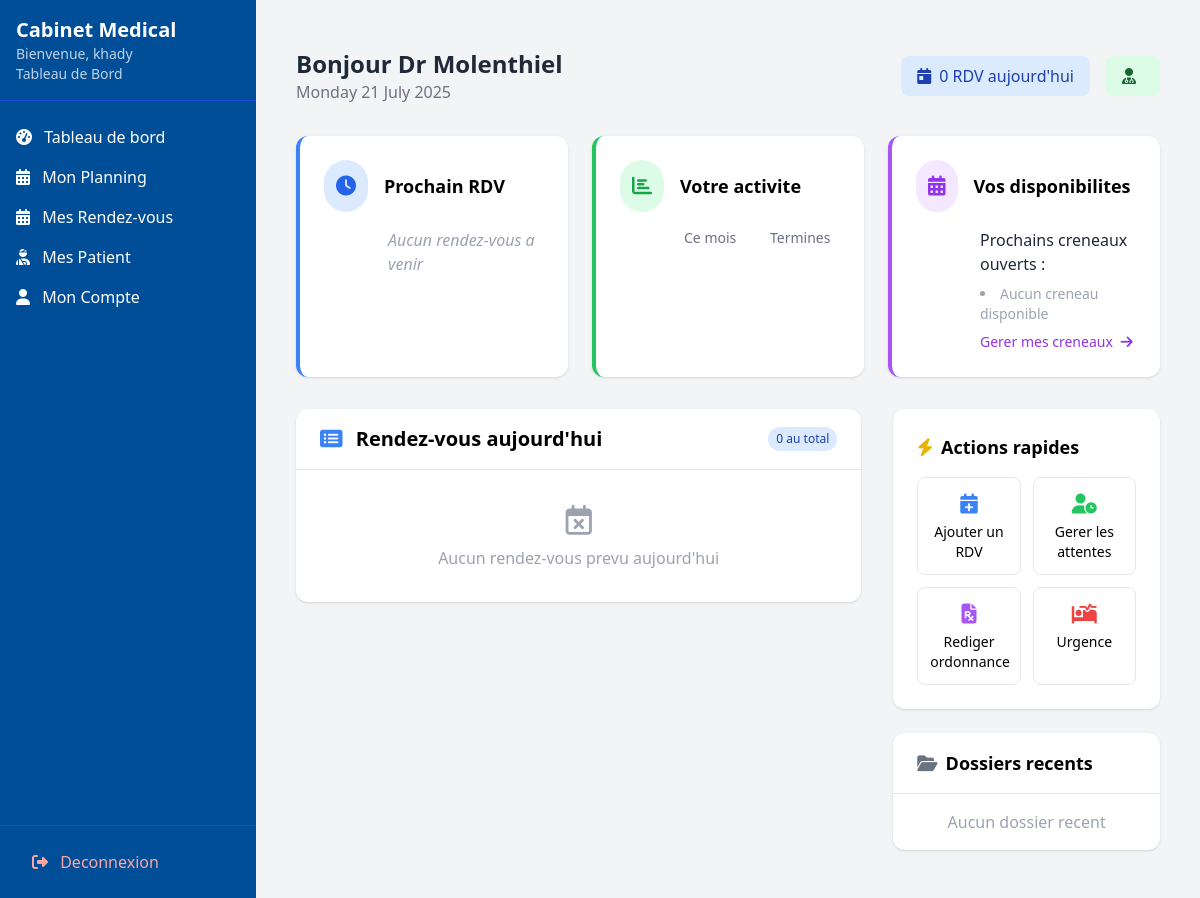
Page /dashboard/docteur/ (signed in) on the earlier database version.
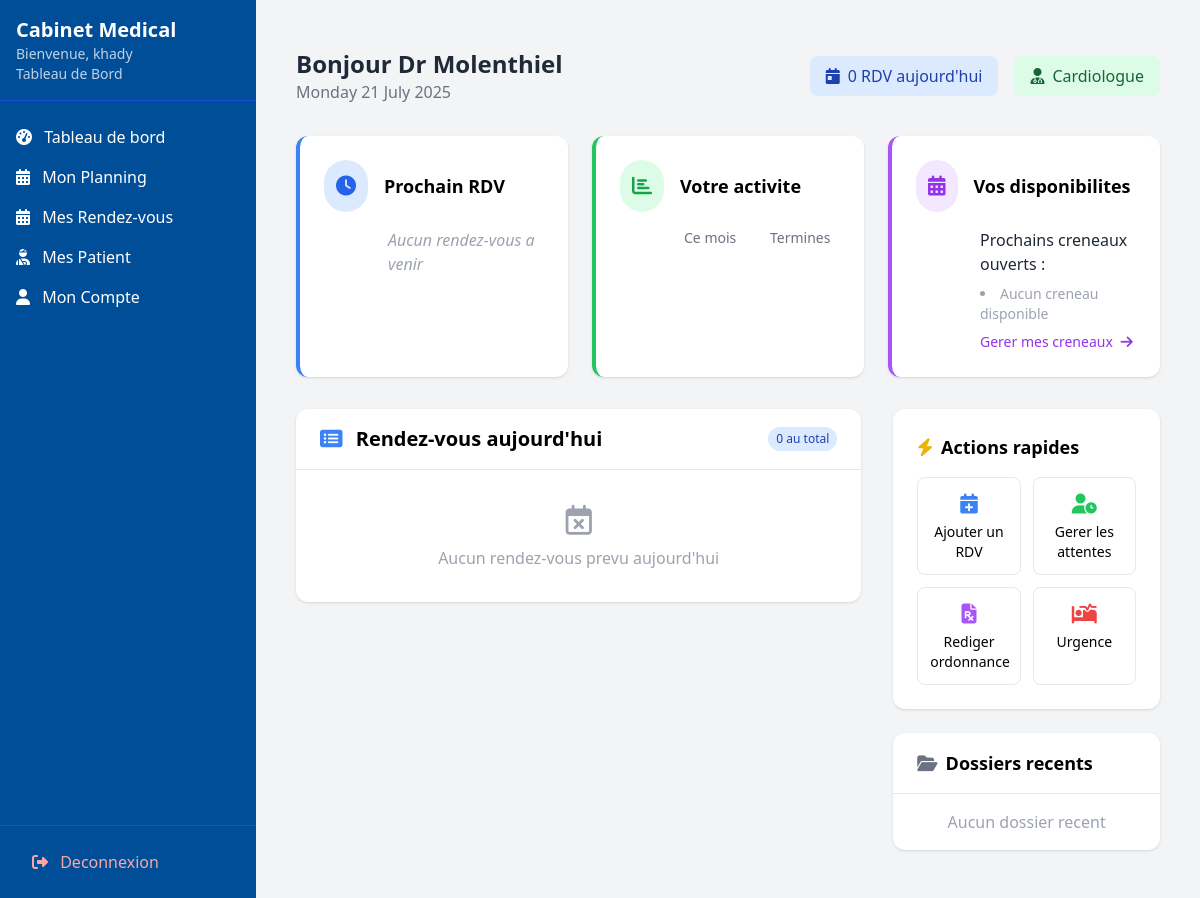
Same page on the later database version.
### utilisateurs/models.py (models this page shows, shortened)
class Specialite(models.Model):
    nom = models.CharField(max_length=100, unique=True)
    description = models.TextField(blank=True)
    class Meta:
        verbose_name = "Specialite"
        verbose_name_plural = "Specialites"
        ordering = ['nom']
    nom = models.CharField(max_length=100)
    description = models.TextField(blank=True)

### utilisateurs/views.py (the view)
# urls.py: path('dashboard/docteur/', views.docteur_dashboard, name='docteur_dashboard'),
@login_required
@user_passes_test(lambda u: u.role == 'docteur')
def docteur_dashboard(request):
    if not hasattr(request.user, 'docteur_profile'):
        messages.error(request, "Profil docteur non configuré")
        return redirect('docteur_profile')
    docteur = request.user.docteur_profile
    today = timezone.now().date()
    context = {
        'today_rdv': RendezVous.objects.filter(
            docteur=docteur,
            date=today,
            statut='confirme'
        ).order_by('heure'),
        'pending_rdv': RendezVous.objects.filter(
            docteur=docteur,
            date__gte=today,
            statut='en_attente'
        ).count(),
        'specialite': docteur.specialite,
        'docteur': docteur
    }
    return render(request, 'dashboard/docteur_dashboard.html', context)

### templates/dashboard/docteur_dashboard.html (shortened to what the changed rows need)
{% extends "base_dashboard.html" %}
{% load static %}
{% block content %}
<div class="container mx-auto px-4 py-6">
    <div class="flex justify-between items-center mb-8">
        <div>
            <h1 class="text-2xl font-bold text-gray-800">Bonjour Dr {{ request.user.nom }}</h1>
        </div>
        <div class="flex space-x-4">
            <div class="bg-green-100 text-green-800 px-4 py-2 rounded-lg flex items-center">
                <i class="fas fa-user-md mr-2"></i>
                <span>{{ specialite.nom }}</span>
            </div>
        </div>
    </div>
    <div class="grid grid-cols-1 lg:grid-cols-3 gap-8">
        <div class="lg:col-span-2">
            <div class="bg-white rounded-xl shadow overflow-hidden">
                <div class="px-6 py-4 border-b flex justify-between items-center">
                    <h2 class="text-xl font-semibold">
                        <i class="fas fa-list-alt mr-2 text-blue-500"></i>
                        Rendez-vous aujourd'hui
                    </h2>
                </div>
            </div>
        </div>
    </div>
</div>
{% endblock %}

Differences in the rows shown:
added Specialite: nom "Cardiologue"
